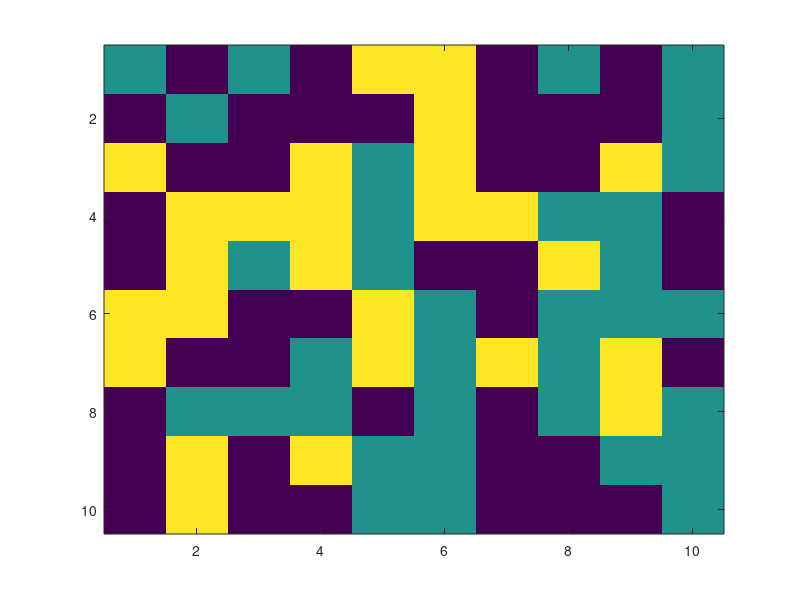

Source code (MATLAB): (Note: this script raises an error after producing the figure.)
for index = 1:100;%% This is the number of landscapes to be created
    M  = randi(3,10);%%%Choose matrix size
    %%convert matrix to image matrix
    imagesc(M);
    %%movie array created
    mov(index)= getframe;
end
movie(mov);
movie2avi(mov,'ls_randi.avi')